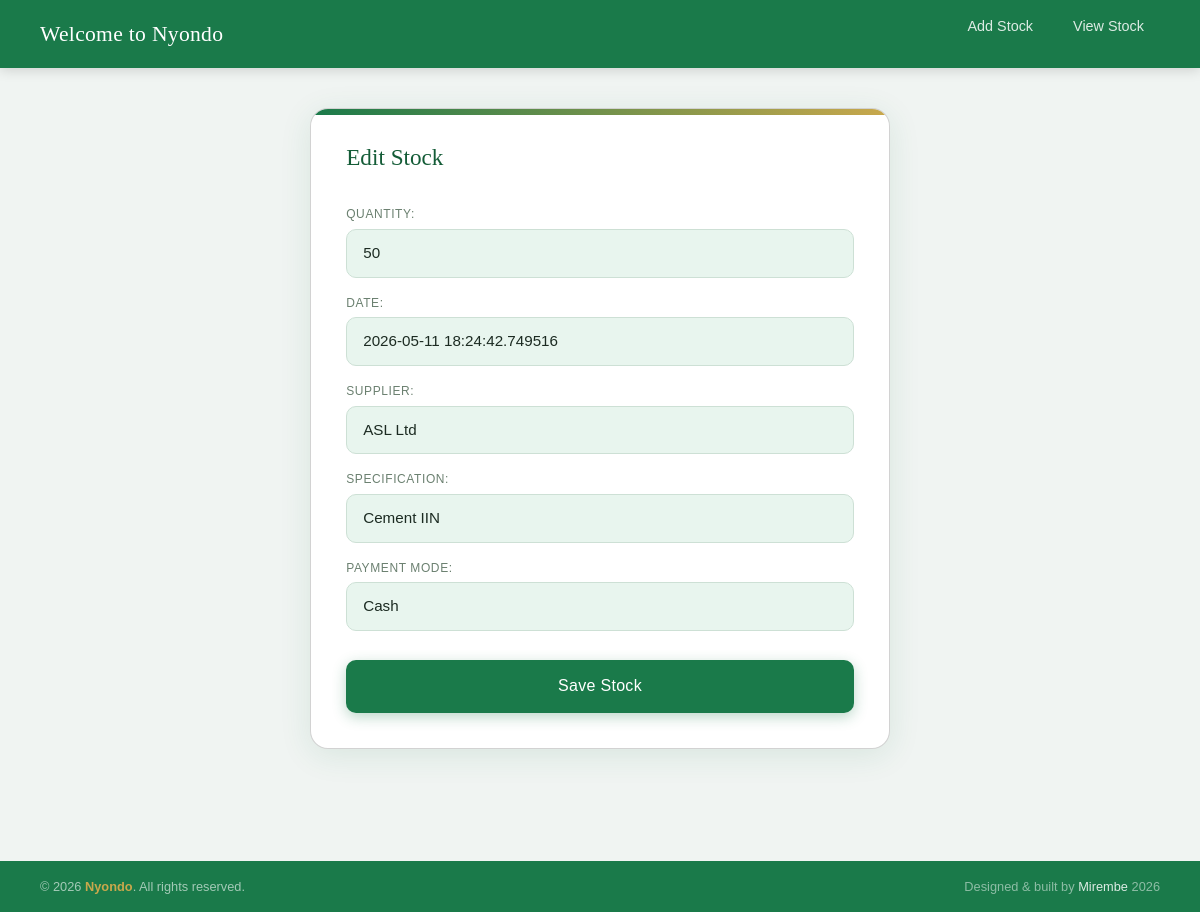
/1/ (signed in), run on the app's committed database.
### hardwareapp/models.py (models this page shows, shortened)
class Stock(models.Model):
    item_name = models.CharField(max_length=255)
    unit = models.CharField(max_length=255)
    quantity = models.IntegerField()
    unit_cost = models.IntegerField()
    selling_price = models.IntegerField()
    date = models.CharField(max_length=255)
    supplier = models.CharField(max_length=255)
    specification = models.CharField(max_length=255)
    payment_mode = models.CharField(max_length=255)

### hardwareapp/views.py (the view)
# urls.py: path('<int:pk>/',views.stock_review, name='stock_review'),
@login_required
def stock_review(request,pk):
    entry = get_object_or_404(Stock,pk=pk)
    form = StockeditForm(request.POST, instance = entry)
    if request.method == 'POST':
        if form.is_valid():
            form.save()
            return redirect('home')
    else:
        form = StockeditForm(instance = entry)
    return render(request,'stock_edit.html',{'form': form})

### hardwareapp/forms.py
class StockeditForm(forms.ModelForm):
    class Meta():
        model = Stock
        fields = ["quantity","date","supplier","specification","payment_mode"]

### hardwareapp/templates/stock_edit.html (shortened to what this page needs)
{% extends 'base.html' %}
{% block content %}
   <nav class="navbar">
  <div class="logo">Welcome to Nyondo</div>
  <ul class="nav-links">
     <li><a href="/add">Add Stock</a></li>
    <li><a href="/">View Stock</a></li>
  </ul>
</nav>
<div class="page">
  <div class="card">
<h2>Edit Stock</h2>
<form method="POST">
        {{form.as_p}}
        <button type="submit">Save Stock</button>
    </form>
</div>
</div>
{% endblock %}

### hardwareapp/templates/stock_edit.html (style rules this page uses)
:root { --green: #1a7a4a; --green-dark: #145c37; --green-light: #e8f5ee; --gold: #c9a84c; --bg: #f0f4f2; --white: #ffffff; --text: #1c2b22; --muted: #6b8070; --border: #cde0d5; --shadow: 0 6px 32px rgba(26,122,74,.11); }
*, *::before, *::after { box-sizing: border-box; margin: 0; padding: 0; }
body { font-family: 'DM Sans', sans-serif; background: var(--bg); color: var(--text); min-height: 100vh; }
.navbar { display: flex; align-items: center; justify-content: space-between; padding: 0 2.5rem; height: 68px; background: var(--green); box-shadow: 0 2px 12px rgba(0,0,0,.15); position: sticky; top: 0; z-index: 100; margin-top: 0; }
.logo { font-family: 'Playfair Display', serif; font-size: 1.35rem; color: var(--white); letter-spacing: .3px; }
.nav-links { list-style: none; display: flex; gap: .5rem; }
.nav-links a { text-decoration: none; color: rgba(255,255,255,.85); font-size: .9rem; font-weight: 500; padding: .45rem 1rem; border-radius: 6px; transition: background .2s, color .2s; }
.page { display: flex; justify-content: center; padding: 2.5rem 1.5rem 4rem; }
.card { background: var(--white); border-radius: 18px; box-shadow: var(--shadow); width: 100%; max-width: 580px; overflow: hidden; animation: slideUp .45s ease both; }
.card::before { content: ''; display: block; height: 6px; background: linear-gradient(90deg, var(--green) 0%, var(--gold) 100%); }
h2 { font-family: 'Playfair Display', serif; font-size: 1.45rem; color: var(--green-dark); padding: 1.8rem 2.2rem .2rem; text-align: left; }
form { padding: 1.4rem 2.2rem 2.2rem; display: flex; flex-direction: column; gap: 0; }
form p { display: flex; flex-direction: column; margin-bottom: 1rem; }
form p label { display: block; font-size: .75rem; font-weight: 500; text-transform: uppercase; letter-spacing: .6px; color: var(--muted); margin-bottom: .35rem; }
form p input[type="text"], form p input[type="number"], form p input[type="datetime-local"], form p input[type="date"], form p input[type="email"], form p select, form p textarea { width: 100%; padding: .75rem 1rem; border: 1.5px solid var(--border); border-radius: 10px; font-family: 'DM Sans', sans-serif; font-size: .95rem; color: var(--text); background: var(--green-light); outline: none; transition: border-color .2s, box-shadow .2s, background .2s; appearance: none; -webkit-appearance: none; }
form p input::placeholder { color: #a0b8aa; }
button[type="submit"] { width: 100%; padding: .9rem; margin-top: .8rem; background: var(--green); color: #fff; font-family: 'DM Sans', sans-serif; font-size: 1rem; font-weight: 500; border: none; border-radius: 10px; cursor: pointer; letter-spacing: .3px; transition: background .2s, transform .15s, box-shadow .2s; box-shadow: 0 4px 14px rgba(26,122,74,.30); }

### data on the page
Stock: quantity "50", date "2026-05-11 18:24:42.749516", supplier "ASL Ltd", specification "Cement IIN", payment_mode "Cash"
